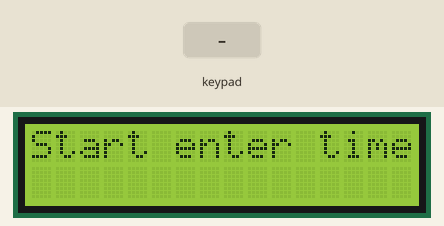
Bench run of a sketch on a simulated Arduino Uno, built with avr-gcc and run on an emulated ATmega328P. Parts: 16×2 character LCD. Inputs (shaded band) come from the test bench. The local clock reads 2024-03-15 10:24:30 at power-on unless the sketch sets it; EEPROM starts erased.

Above: at 2.1 s.
At 4.9 s:
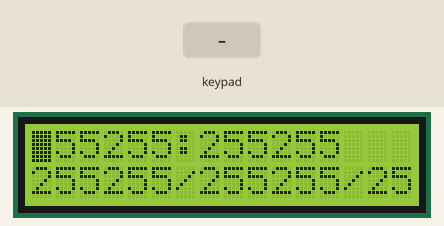
5.0 s: key '#' pressed
At 7.8 s:
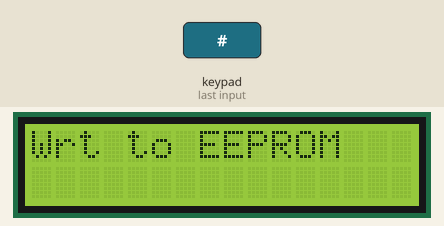
8.0 s: keypad keys 1 0 9 8 pressed 0.4 s apart
At 12.2 s:
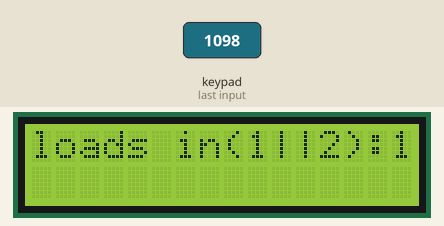
Timing chart, 0 to 13.7 s (numbered marks = the images above; inputs shaded):
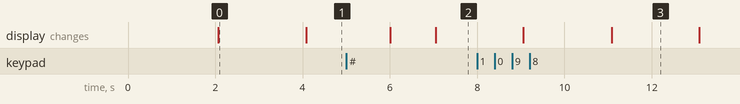

The sketch:

timeervr4.ino
```cpp
#include <Keypad.h>
#include <LiquidCrystal.h>
#include <EEPROM.h>
// Date and time functions using a DS1307 RTC connected via I2C and Wire lib
#include <Wire.h>
#include "RTClib.h"

RTC_DS1307 rtc;        //declering class variable for rtc

// with the arduino pin number it is connected to
const int rs = 2, en = 3, d4 = 4, d5 = 5, d6 = 6, d7 = 7;
LiquidCrystal lcd(rs, en, d4, d5, d6, d7);

const byte ROWS = 4; //four rows
const byte COLS = 3; //four columns
//define the cymbols on the buttons of the keypads
char hexaKeys[ROWS][COLS] = {
  {'#','0','*'},
  {'9','8','7'},
  {'6','5','4'},
  {'3','2','1'}
};
byte rowPins[ROWS] = {A0,A1,A2,A3}; //connect to the row pinouts of the keypad
byte colPins[COLS] = {10,9,8}; //connect to the column pinouts of the keypad

//initialize an instance of class NewKeypad
Keypad keypad = Keypad( makeKeymap(hexaKeys), rowPins, colPins, ROWS, COLS);

int time[] = {0,0,0,0,0,0,0,0,0,0,0,0}; // in case of array &time and time will be equal

//no of loads
int loads = 2;
//for timecountdown
long int netTime1;
long int triggerTime = 20;

int onOffTriggerTime = 1;

void setup(){
   // set up the LCD's number of columns and rows:
   lcd.begin(16, 2);

   while (! rtc.begin()) {                      //exception handling for RTC in case no RTC
    lcd.print("Didn't find RTC");
    delay(500);
    lcd.clear();
    delay(500);
  }

  digitalWrite(13, HIGH);      //LOAD 1
  digitalWrite(12, LOW);       //LOAD 2

  //EEPROM.begin(512);
  lcd.print("Reading EEPROM");
  readEEPROM(time);
  delay(2000);
  lcd.clear();
  lcd.print("Start enter time");
  delay(2000);
  lcd.clear();
  //display time
  displayTime();
  //get time input
  bool x = getTimeInput(time);
  if(x==true){
    lcd.clear();
    lcd.print("Wrt to EEPROM");
    writetoEEPROM(time);
    delay(2000);
  }
  //display time
  displayTime();
  delay(2000);
  lcd.clear();

  //no of load information as keypad input
  lcd.print("loads in(1||2):");
  loads = inputLoads();

  //calculate time
  netTime1 = ((((time[0]*10)+time[1])*3600) + (((time[2]*10)+time[3])*60));        //(time[0]*10)+time[1]) = h, (time[2]*10)+time[3]) = m
}

void loop(){
  DateTime now = rtc.now();

   if(onOffTriggerTime){
    triggerTime = countDown(netTime1, now.hour(), now.minute(), now.second());                                   //input time from RTC h:m:s
  }

  if(triggerTime<=0 && loads==2){
      digitalWrite(13, LOW);      //LOAD 1
      digitalWrite(12, HIGH);     //LOAD 2
      lcd.clear();
      lcd.print("Loads switched.");
      delay(1000);
      onOffTriggerTime = 0;
  }
  if(triggerTime<=0 && loads==1){
      digitalWrite(13, LOW);      //LOAD 1
      lcd.clear();
      lcd.print("Load State");
      lcd.setCursor(0,1);
      lcd.print("Changed.");
      delay(1000);
      onOffTriggerTime = 0;
  }
}

//int countDown(initial time, end time)
int countDown(long int time1, int h2, int m2, int s2){
  long int netTime2;
  long int diffTime;
  int h; int m; int s;
  netTime2 = h2*3600 + m2*60 + s2;
  diffTime = netTime2-time1;
  h = diffTime/3600;
  diffTime = diffTime%3600;
  m = diffTime/60;
  s = diffTime%60;
  //show time
  lcd.print(h);
  lcd.print("h:");
  lcd.print(m);
  lcd.print("m:");
  lcd.print(s);
  lcd.print("s");
  delay(1000);
  lcd.clear();
  return h*3600+m*60+s;
}

int inputLoads(){
  int loads = 2;
  int active = 1;
  while(active){
    char key = keypad.getKey();
    if (key) {
      lcd.setCursor(15,0);
      loads = key-48;
      lcd.print(loads);
      active = 0;
    }
  }
  delay(2000);
  lcd.clear();
  return loads;
}


//reading data from EEPROM
void readEEPROM(int *time){
  int addr = 0;
  for(int i=0; i<=11; i++){ //this loop for inserting data
    *time = (int)EEPROM.read(addr); //getting data from array
    addr = addr + 1;
    // advance to the next address.  there are 512 bytes in but in this case we insert 11 byte
    // save all changes to the flash.
    time += 1;
  }
}


//writting data to EEPROM
void writetoEEPROM(int *time){
  int addr = 0;
  //get value
  for(int i=0; i<=11; i++){ //this loop for getting data

    EEPROM.write(addr, *time);  //writting data to EEPROM
    addr = addr + 1;
    // advance to the next address.  there are 512 bytes in but in this case we insert 11 byte
    // save all changes to the flash.
    time += 1;
  }
  //EEPROM.commit();
}


void displayTime(){
  lcd.noBlink();
  lcd.clear();
  lcd.setCursor(0,0); //setCursor(coloum,row);
  lcd.print(time[0]);
  lcd.print(time[1]);
  lcd.print(":");
  lcd.print(time[2]);
  lcd.print(time[3]);
  lcd.setCursor(0,1);
  lcd.print(time[4]);
  lcd.print(time[5]);
  lcd.print("/");
  lcd.print(time[6]);
  lcd.print(time[7]);
  lcd.print("/");
  lcd.print(time[8]);
  lcd.print(time[9]);
  lcd.print(time[10]);
  lcd.print(time[11]);
  lcd.setCursor(0,0);
}


bool getTimeInput(int *time){
  // time is containing addr of first value of array
  // *time is equal to first value of array
  // to get second value of array we need to add 1 int time to get next addr to point next value
  int count = 0; //using for printing allignment
  bool active = true; //for loop iteration and wait for "#" to be pressed like enter or confirmation.
  while(active){
    char key = keypad.getKey();
    lcd.blink();
    if(35 == int(key)){   //all Set # askii value
      active = false;
      break;
    }
    if(42 == int(key)){   //fill input from start
      count = 0;
      lcd.clear();
      displayTime();
    }
    if (key>47) {
      if(count==0){
        lcd.setCursor(0,0);
      }else if(count==2){
        lcd.blink();
        lcd.setCursor(3,0);
      }else if(count==4){
        lcd.blink();
        lcd.setCursor(0,1);
      }else if(count==6){
        lcd.blink();
        lcd.setCursor(3,1);
      }else if(count==8){
        lcd.blink();
        lcd.setCursor(6,1);
      }
      *time = key-48;     //assign key value to array askii replacement
      lcd.print(*time); //printing value entered on screen
      time += 1;    //incrementing addr of time to get next addr of array
      count++;
    }
  }
  delay(1000);
  lcd.clear();
  lcd.noBlink();
  lcd.print("All set");
  delay(1000);
  lcd.clear();
  return true;
}

/*//BCD to INT conversion untested
int BCDtoINT(byte val){
    return (int)((val/16*10)+(val%16));
  }
  */
```

Measured:
- after the input at 5.0 s, the display: first changes after 1.0 s (image 2 shows a later state)
- what the display in image 0 shows lasts 2.0 s, from 2.1 s to 4.1 s
